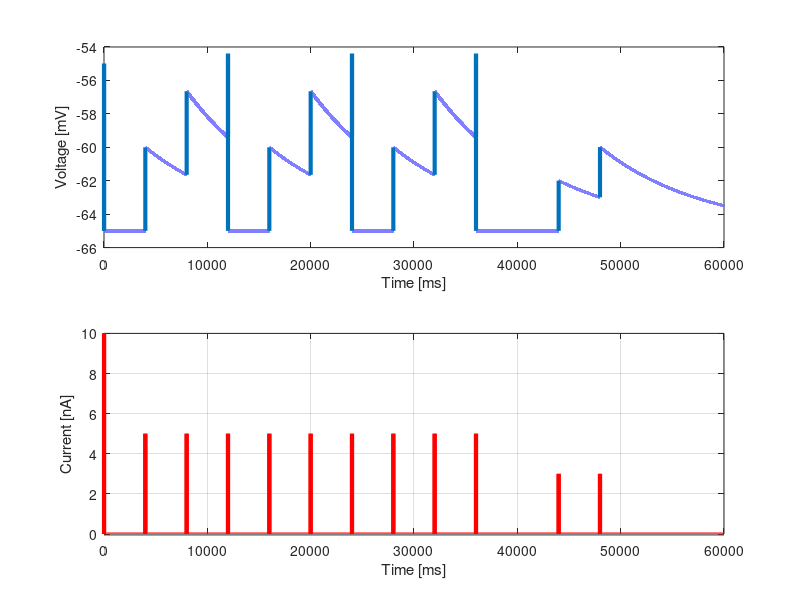

This figure's MATLAB source:
clear all;
close all;
sim_time = 60; %s
dt = 0.0002;
T = 0:dt:sim_time; % 1 second simulation
Vm = zeros(sim_time/dt + 1, 1);
E_L = -65; %mV
Vm(1) = -65; %mV
g_L = 0.02; %uS
C = 0.2; %nF
V_th = -55; %mV

s = zeros(sim_time/dt + 1, 1);


for t = 1:length(T) - 1,
    if t > 20 & t <=21,
        s(t) = 10;
    elseif t > 15000 & t< 200000 & mod(t, 20000) == 0,
        s(t) = 5;
    elseif t > 200000 & t< 250000 & mod(t, 20000) == 0,
        s(t) = 3;
    end
end




for t=1:length(T)-1,
    if Vm(t) >= V_th,

        Vm(t+1) = E_L;

    else,

      Vm(t+1) = Vm(t) + dt * (g_L*(E_L-Vm(t)) + s(t)*1000)/C;
    end;

end;

T = T*1000;

subplot(2,1,1);
plot(T,Vm,'LineWidth', 3.0);

xlabel('Time [ms]');

ylabel('Voltage [mV]');

subplot(2,1,2)
plot(T, s, 'r', 'LineWidth', 3.0);

xlabel('Time [ms]');

ylabel('Current [nA]');

grid on;


% Parameters from https://www.cns.nyu.edu/~david/handouts/integrate-and-fire.pdf
